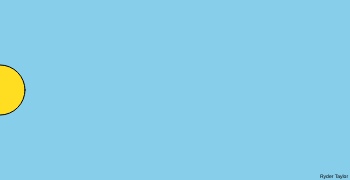
Frame 1 (no input)
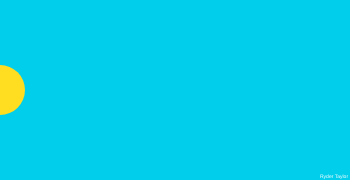
Frame 60 (no input)
Frame 120 (the mouse pressed at the canvas centre since frame 60): identical to frame 60, image omitted

The p5.js sketch that drew these frames (run headless with seeded random() and noise() and a simulated clock; from frame 60 on, the mouse is pressed at the canvas centre):

// p5.js sketch
// ── sketch.js
// interactive scene
// Ryder Taylor
// 9-17-2024
// 
let rise = 90
let run = 0
let moon1 = 255
let moon2 = 221
let moon3 = 33
let light1 = 135
let light2 = 206
let light3 = 235
let stars1 = 0
let stars2 = 0
let stars3 = 0
let stars4 = 0
let stars5 = 0
let star1 = 0
let star2 = 0
let star3 = 0
let star4 = 0
let star5 = 0
function setup() {
  createCanvas(350, 180);
}

function draw() {
  background(light1, light2, light3);
  textSize(5)
  text("Ryder Taylor",320, 178)


 if (light1 = 0){
  if (keyIsPressed){
    if (star1 === 0){
      star1 = 5, star2 = 5, star3 = 5, star4 = 5, star5 = 5
    }
    else (star1 = 0, star2 = 0, star3 = 0, star4 = 0, star5 = 0)
    stars1 = (randomNumber(181)), stars2 = (randomNumber(181)), stars3 = (randomNumber(181)), stars4 = (randomNumber(181)), stars5 = (randomNumber(181))
  }
  }

 
  fill(moon1, moon2, moon3);
  ellipse(run,rise,50, 50, 42, 4);
  noStroke();

  fill(255, 255, 255);
  ellipse(stars1, stars1, star1, star1)
  noStroke();

}
function mouseClicked() {
  run += 10
  if (run >= 350){
    run = 0
    rise = 90
    if (moon1 === 255){
      moon1 = 140.7
      moon2 = 150.7
      moon3 = 150.7
      light1 = 0
      light2 = 0
      light3 = 0
    
    
    }
    else (moon1 = 255, moon2 = 221, moon3 = 33, light1 = 135, light2 = 206, light3 = 235);
  }
  if (run <= 175){
    rise = rise - (run / 15 )
  }
  if (run >= 175){
    rise = rise + (run / 40)
  }
}
function randomNumber(max){
  Math.floor(Math.random() * max)
}
